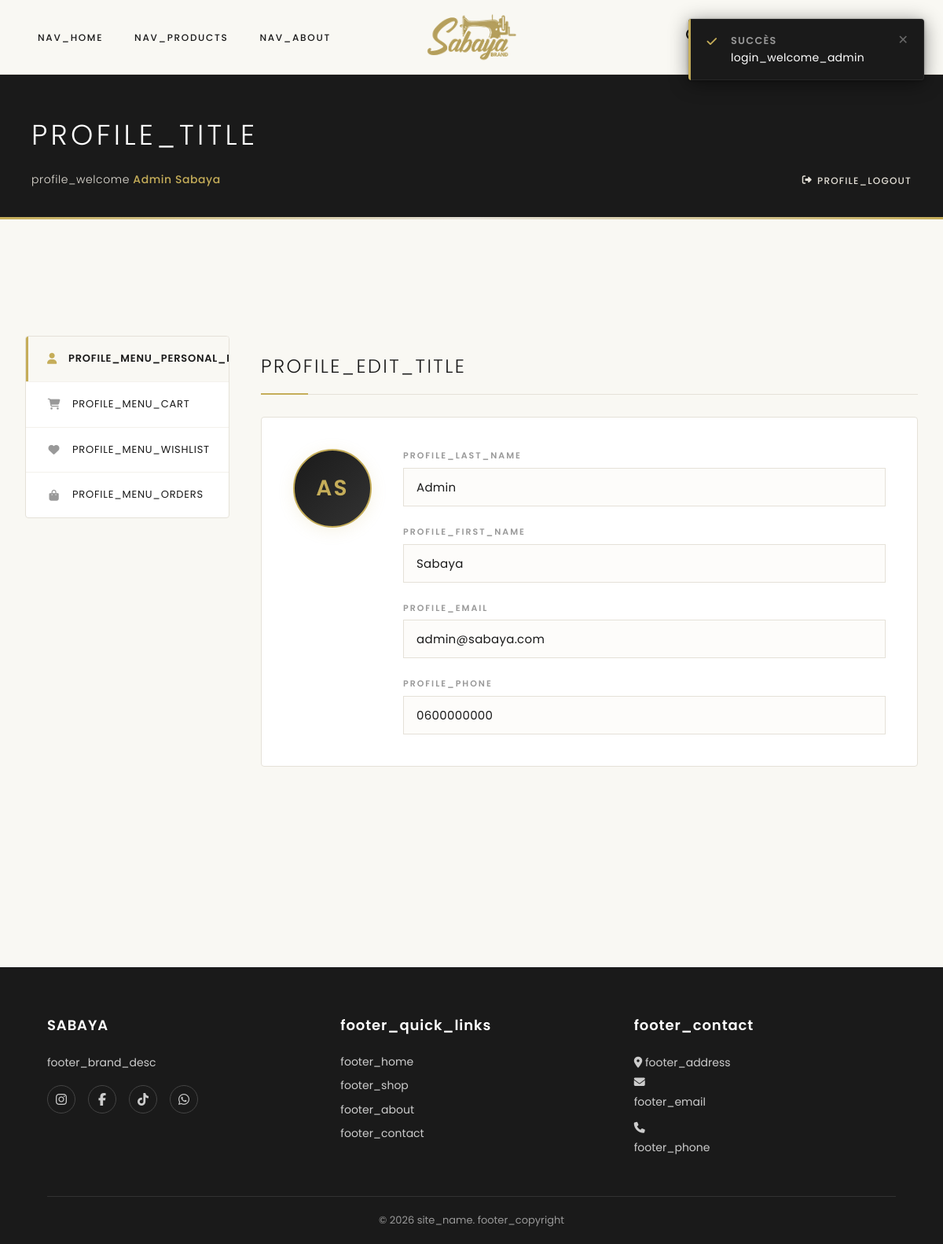
/sabaya/auth/profile.php (signed in), run on the app's committed database.
### tables this page shows
CREATE TABLE `client` (
  `id_client` int(11) NOT NULL,
  `nom` varchar(100) NOT NULL,
  `prenom` varchar(100) NOT NULL,
  `email` varchar(150) NOT NULL,
  `telephone` varchar(20) NOT NULL,
  `password` varchar(255) NOT NULL,
  `role` enum('admin','client') DEFAULT 'client'
);

### sabaya/config/lang.php (called while the page is built, shortened)
<?php
if (!function_exists('t')) {
    function t(string $key, ?string $fallback = null): string
    {
        return $fallback ?? $key;
    }
}

### sabaya/models/User.php (called while the page is built, shortened)
<?php
class User
{
    private $pdo;
    public function __construct($pdo)
    {
        $this->pdo = $pdo;
    }
    public function find($id)
    {
        $sql = "SELECT * FROM client
                WHERE id_client = :id";
        $stmt = $this->pdo->prepare($sql);
        $stmt->execute([
            ':id' => $id
        ]);
        return $stmt->fetch();
    }
}

### sabaya/auth/profile.php (the view, shortened to what this page needs)
<?php
require_once '../models/User.php';
require_once '../config/lang.php';
$db = new Database();
$pdo = $db->getConnection();
$userModel = new User($pdo);
$user = $userModel->find($_SESSION['user_id']);
$_proto = (!empty($_SERVER['HTTPS']) && $_SERVER['HTTPS'] !== 'off') ? 'https' : 'http';
$_host  = $_SERVER['HTTP_HOST'];
$_scriptDir = dirname($_SERVER['SCRIPT_NAME']);
if ($_scriptDir !== '/' && $_scriptDir !== '\\' && $_scriptDir !== '') {
    $_scriptDir = dirname($_scriptDir);
}
$baseUrl = $_proto . '://' . $_host . rtrim($_scriptDir, '/\\');
$extraHeadContent = '<link rel="stylesheet" href="' . $baseUrl . '/assets/css/profile.css">';
require_once '../includes/header.php';
require_once '../includes/navbar.php';
$userName  = htmlspecialchars($user['nom'] . ' ' . $user['prenom']);
$initials  = strtoupper(substr($user['nom'], 0, 1) . substr($user['prenom'], 0, 1));
?>
    <main class="profile-page">
    <div class="profile-banner reveal">
            <h1 class="profile-banner__title"><?= t('profile_title') ?></h1>
            <p class="profile-banner__welcome"><?= t('profile_welcome') ?> <span class="profile-banner__name"><?= $userName ?></span></p>
            <a href="logout.php" class="profile-banner__logout">
                <i class="fas fa-sign-out-alt" aria-hidden="true"></i> <?= t('profile_logout') ?>
            </a>
        </div>
        <div class="profile-container">
            <aside class="profile-sidebar reveal">
                <ul class="profile-menu">
                    <li class="profile-menu__item profile-menu__item--active">
                        <a href="#personal-info" class="profile-menu__link">
                            <i class="fas fa-user" aria-hidden="true"></i>
                            <span><?= t('profile_menu_personal_info') ?></span>
                        </a>
                    </li>
                    <li class="profile-menu__item">
                        <a href="<?= htmlspecialchars($baseUrl) ?>/products/cart.php" class="profile-menu__link">
                            <i class="fas fa-shopping-cart" aria-hidden="true"></i>
                            <span><?= t('profile_menu_cart') ?></span>
                        </a>
                    </li>
                    <li class="profile-menu__item">
                        <a href="<?= htmlspecialchars($baseUrl) ?>/wishlist/wishlist.php" class="profile-menu__link">
                            <i class="fas fa-heart" aria-hidden="true"></i>
                            <span><?= t('profile_menu_wishlist') ?></span>
                        </a>
                    </li>
                    <li class="profile-menu__item">
                        <a href="<?= htmlspecialchars($baseUrl) ?>/products/my-orders.php" class="profile-menu__link">
                            <i class="fas fa-shopping-bag" aria-hidden="true"></i>
                            <span><?= t('profile_menu_orders') ?></span>
                        </a>
                    </li>
                </ul>
            </aside>
            <section class="profile-content reveal" id="personal-info">
                <h2 class="profile-content__title"><?= t('profile_edit_title') ?></h2>
                <form method="post" class="profile-form">
                    <div class="profile-card">
                        <div class="profile-card__avatar">
                            <div class="profile-card__avatar-circle">
                                <span><?= $initials ?></span>
                            </div>
                        </div>
                        <div class="profile-card__details">
                            <div class="profile-card__field">
                                <label class="profile-card__label" for="nom"><?= t('profile_last_name') ?></label>
                                <input
                                    type="text"
                                    id="nom"
                                    name="nom"
                                    class="profile-card__input"
                                    value="<?= htmlspecialchars($user['nom']) ?>"
                                    required
                                >
                            </div>
                            <div class="profile-card__field">
                                <label class="profile-card__label" for="prenom"><?= t('profile_first_name') ?></label>
                                <input
                                    type="text"
                                    id="prenom"
                                    name="prenom"
                                    class="profile-card__input"
                                    value="<?= htmlspecialchars($user['prenom']) ?>"
                                    required
                                >
                            </div>
                            <div class="profile-card__field">
                                <label class="profile-card__label" for="email"><?= t('profile_email') ?></label>
                                <input
                                    type="email"
                                    id="email"
                                    name="email"
                                    class="profile-card__input"
                                    value="<?= htmlspecialchars($user['email']) ?>"
                                    required
                                >
                            </div>
                            <div class="profile-card__field">
                                <label class="profile-card__label" for="telephone"><?= t('profile_phone') ?></label>
                                <input
                                    type="tel"
                                    id="telephone"
                                    name="telephone"
                                    class="profile-card__input"
                                    value="<?= htmlspecialchars($user['telephone'] ?? '') ?>"
                                    placeholder="<?= t('profile_phone_placeholder') ?>"
                                >
                            </div>
                        </div>
                    </div>
                </form>
            </section>
        </div>
    </main>
<?php require_once '../includes/footer.php'; ?>
</body>
</html>

### sabaya/assets/css/style.css (style rules this page uses)
* { margin:0; padding:0; box-sizing:border-box; }
html { scroll-behavior:smooth; overflow-x:hidden; }
:root { --black:#1A1A1A; --gold:#C5AD59; --beige:#E5E1D8; --off-white:#F9F8F3; --text:#1B1C19; --border:#E5E1D8; --container:1440px; }
a { text-decoration:none; color:inherit; }
ul { list-style:none; }
h1 { font-size:64px; font-weight:300; letter-spacing:-0.02em; }
h2 { font-size:40px; font-weight:400; letter-spacing:0.02em; }
p { font-size:16px; }
input, textarea, select { width:100%; padding:12px 0; border:none; border-bottom:1px solid var(--border); background:transparent; font-family:'Poppins',sans-serif; }
label { display:block; margin-bottom:8px; font-size:12px; font-weight:600; text-transform:uppercase; letter-spacing:.1em; }
section { padding:120px 0; }
.reveal { opacity: 0; transform: translateY(40px); transition: opacity 0.75s ease, transform 0.75s ease; }
.reveal.active { opacity: 1; transform: translateY(0); }

### sabaya/assets/css/product-hover.css (style rules this page uses)
:root { --card-shadow-hover: 0 20px 60px rgba(0, 0, 0, 0.10), 0 4px 16px rgba(197, 173, 89, 0.08); --card-lift : translateY(-8px); --img-zoom : scale(1.05); --img-transition : transform 0.5s cubic-bezier(0.25, 0.46, 0.45, 0.94); --card-transition : box-shadow 0.4s ease, transform 0.4s ease, border-color 0.4s ease; --overlay-transition: opacity 0.35s ease, transform 0.35s ease; }

### data on the page
client: userName "Admin Sabaya", initials "AS", nom "Admin", prenom "Sabaya", email "admin@sabaya.com", telephone "0600000000"

### other printed values
t('nav_home') "NAV_HOME"
t('nav_products') "NAV_PRODUCTS"
t('nav_about') "NAV_ABOUT"
t('profile_title') "PROFILE_TITLE"
t('profile_welcome') "profile_welcome"
t('profile_logout') "PROFILE_LOGOUT"
t('profile_menu_cart') "PROFILE_MENU_CART"
t('profile_menu_wishlist') "PROFILE_MENU_WISHLIST"
t('profile_menu_orders') "PROFILE_MENU_ORDERS"
t('profile_edit_title') "PROFILE_EDIT_TITLE"
t('profile_last_name') "PROFILE_LAST_NAME"
t('profile_first_name') "PROFILE_FIRST_NAME"
t('profile_email') "PROFILE_EMAIL"
t('profile_phone') "PROFILE_PHONE"
t('footer_brand_desc') "footer_brand_desc"
